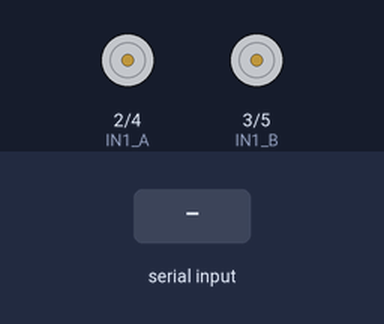
A sketch run on a simulated Arduino Uno, built with avr-gcc and run on an emulated ATmega328P. Shown: motor-driver pin pairs drawn as motors (green arrow = first pin HIGH = forward, orange = second pin HIGH = backward, longer = more drive). The inputs (shaded band) are chosen by the test bench.

Above: at 1.2 s.
1.3 s: "CW\n" received over Serial
At 2.5 s:
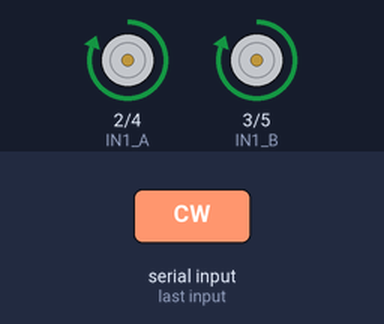
2.8 s: "CCW\n" received over Serial
At 3.9 s:
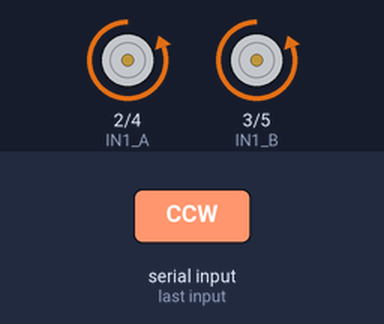
4.3 s: "STOP\n" received over Serial
At 5.0 s:
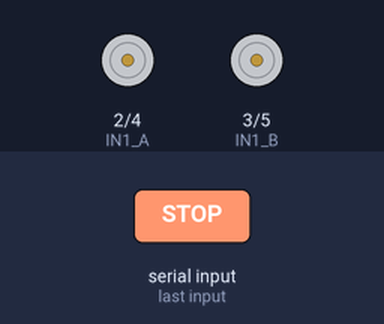
Timing chart, 0 to 7.3 s (numbered marks = the images above; inputs shaded):
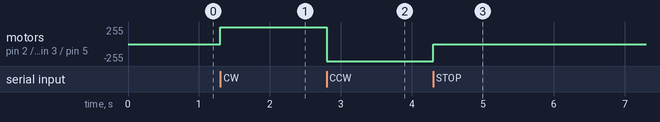

The sketch:

arduino_nano2040_raspi.ino
```cpp
// Pin definition
const int IN1_A = 2;
const int IN2_A = 4;
const int IN1_B = 3;
const int IN2_B = 5;

void setup() {
  pinMode(IN1_A, OUTPUT);
  pinMode(IN2_A, OUTPUT);
  pinMode(IN1_B, OUTPUT);
  pinMode(IN2_B, OUTPUT);
  Serial.begin(9600);
}

void loop() {
  if (Serial.available() > 0) {
    String command = Serial.readStringUntil('\n');
    command.trim();

    if (command == "CW") {
      rotateMotorCW();
    } else if (command == "CCW") {
      rotateMotorCCW();
    } else if (command == "STOP") {
      stopMotor();
    } else {
      // Unknown command, do nothing
    }
  }
}

void rotateMotorCW() {
  digitalWrite(IN1_A, HIGH);
  digitalWrite(IN2_A, LOW);
  digitalWrite(IN1_B, HIGH);
  digitalWrite(IN2_B, LOW);
}

void rotateMotorCCW() {
  digitalWrite(IN1_A, LOW);
  digitalWrite(IN2_A, HIGH);
  digitalWrite(IN1_B, LOW);
  digitalWrite(IN2_B, HIGH);
}

void stopMotor() {
  digitalWrite(IN1_A, LOW);
  digitalWrite(IN2_A, LOW);
  digitalWrite(IN1_B, LOW);
  digitalWrite(IN2_B, LOW);
}
```

Measured:
- after the input at 1.3 s, motor on pin 2 (IN1_A) / pin 4 (IN2_A), motor on pin 3 (IN1_B) / pin 5 (IN2_B): stopped → forward 255/255 at once
- after the input at 2.8 s, motor on pin 2 (IN1_A) / pin 4 (IN2_A), motor on pin 3 (IN1_B) / pin 5 (IN2_B): forward 255/255 → backward 255/255 at once
- after the input at 4.3 s, motor on pin 2 (IN1_A) / pin 4 (IN2_A), motor on pin 3 (IN1_B) / pin 5 (IN2_B): backward 255/255 → stopped at once
